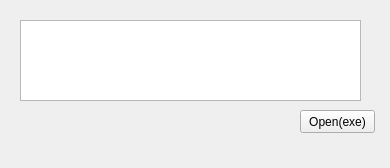
<?xml version="1.0" encoding="UTF-8"?>
<ui version="4.0">
 <class>MainWindow</class>
 <widget class="QMainWindow" name="MainWindow">
  <property name="geometry">
   <rect>
    <x>0</x>
    <y>0</y>
    <width>390</width>
    <height>168</height>
   </rect>
  </property>
  <property name="windowTitle">
   <string>MainWindow</string>
  </property>
  <widget class="QWidget" name="centralWidget">
   <widget class="QPushButton" name="pushButton">
    <property name="geometry">
     <rect>
      <x>300</x>
      <y>110</y>
      <width>75</width>
      <height>23</height>
     </rect>
    </property>
    <property name="text">
     <string>Open(exe)</string>
    </property>
   </widget>
   <widget class="QTextEdit" name="textEdit">
    <property name="geometry">
     <rect>
      <x>20</x>
      <y>20</y>
      <width>341</width>
      <height>81</height>
     </rect>
    </property>
   </widget>
  </widget>
  <widget class="QMenuBar" name="menuBar">
   <property name="geometry">
    <rect>
     <x>0</x>
     <y>0</y>
     <width>390</width>
     <height>23</height>
    </rect>
   </property>
  </widget>
 </widget>
 <layoutdefault spacing="6" margin="11"/>
 <resources/>
 <connections/>
</ui>
